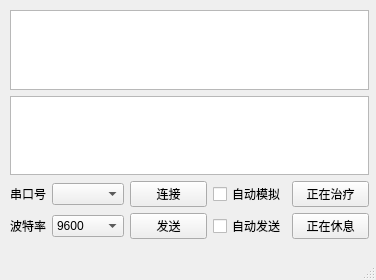
<?xml version="1.0" encoding="UTF-8"?>
<ui version="4.0">
 <class>MainWindow</class>
 <widget class="QMainWindow" name="MainWindow">
  <property name="geometry">
   <rect>
    <x>0</x>
    <y>0</y>
    <width>376</width>
    <height>280</height>
   </rect>
  </property>
  <property name="windowTitle">
   <string>FES_Simulator</string>
  </property>
  <widget class="QWidget" name="centralWidget">
   <widget class="QWidget" name="verticalLayoutWidget">
    <property name="geometry">
     <rect>
      <x>-1</x>
      <y>-1</y>
      <width>381</width>
      <height>251</height>
     </rect>
    </property>
    <layout class="QVBoxLayout" name="verticalLayout" stretch="1,1,0">
     <item>
      <widget class="QTextEdit" name="textEdit_in"/>
     </item>
     <item>
      <widget class="QTextEdit" name="textEdit_out"/>
     </item>
     <item>
      <layout class="QGridLayout" name="gridLayout">
       <item row="0" column="3">
        <widget class="QCheckBox" name="checkBox_3_autosimu">
         <property name="text">
          <string>自动模拟</string>
         </property>
        </widget>
       </item>
       <item row="1" column="4">
        <widget class="QPushButton" name="pushButton_3_resting">
         <property name="text">
          <string>正在休息</string>
         </property>
        </widget>
       </item>
       <item row="0" column="4">
        <widget class="QPushButton" name="pushButton_2_cureing">
         <property name="text">
          <string>正在治疗</string>
         </property>
        </widget>
       </item>
       <item row="0" column="1">
        <widget class="QComboBox" name="comboBox_port"/>
       </item>
       <item row="1" column="0">
        <widget class="QLabel" name="label_2">
         <property name="text">
          <string>波特率</string>
         </property>
        </widget>
       </item>
       <item row="1" column="1">
        <widget class="QComboBox" name="comboBox_2_baudrate">
         <item>
          <property name="text">
           <string>9600</string>
          </property>
         </item>
         <item>
          <property name="text">
           <string>115200</string>
          </property>
         </item>
        </widget>
       </item>
       <item row="0" column="0">
        <widget class="QLabel" name="label">
         <property name="text">
          <string>串口号</string>
         </property>
        </widget>
       </item>
       <item row="1" column="3">
        <widget class="QCheckBox" name="checkBox_4_autosend">
         <property name="text">
          <string>自动发送</string>
         </property>
        </widget>
       </item>
       <item row="0" column="2">
        <widget class="QPushButton" name="pushButton_link">
         <property name="text">
          <string>连接</string>
         </property>
        </widget>
       </item>
       <item row="1" column="2">
        <widget class="QPushButton" name="pushButton_4_send">
         <property name="text">
          <string>发送</string>
         </property>
        </widget>
       </item>
      </layout>
     </item>
    </layout>
   </widget>
  </widget>
  <widget class="QStatusBar" name="statusBar"/>
 </widget>
 <layoutdefault spacing="6" margin="11"/>
 <resources/>
 <connections/>
</ui>
